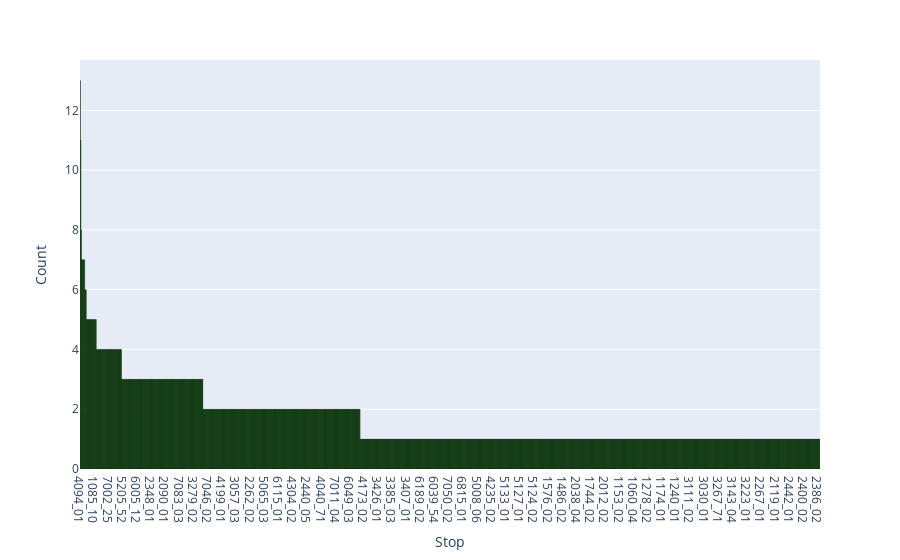

The notebook cell saved with this chart:
### Code cell
fig = px.bar(df, x="Stop", y="Count", text="Count")
fig.update_traces(texttemplate='%{text}', textposition='outside')
fig.update_layout(uniformtext_minsize=8, uniformtext_mode='hide')
fig.update_traces(marker_color="green", marker_line_color="black", marker_line_width=0.3, opacity=1)
fig.show()

### Figure 1 — Plotly figure (JSON) as saved in the notebook; plotly's stock layout.template omitted (floating-point values rounded to 4 significant figures; data arrays with more than 128 entries replaced by an {"elided": "..."} marker saying what was removed)
{"data": [{"alignmentgroup": "True", "hovertemplate": "Stop=%{x}<br>Count=%{text}<extra></extra>", "legendgroup": "", "marker": {"color": "green", "line": {"color": "black", "width": 0.3}, "pattern": {"shape": ""}}, "name": "", "offsetgroup": "", "opacity": 1, "orientation": "v", "showlegend": false, "text": {"elided": "1408 int values"}, "textposition": "outside", "texttemplate": "%{text}", "type": "bar", "x": {"elided": "1408 str values"}, "xaxis": "x", "y": {"elided": "1408 int values"}, "yaxis": "y"}], "layout": {"barmode": "relative", "legend": {"tracegroupgap": 0}, "margin": {"t": 60}, "uniformtext": {"minsize": 8, "mode": "hide"}, "xaxis": {"anchor": "y", "domain": [0, 1], "title": {"text": "Stop"}}, "yaxis": {"anchor": "x", "domain": [0, 1], "title": {"text": "Count"}}}}
